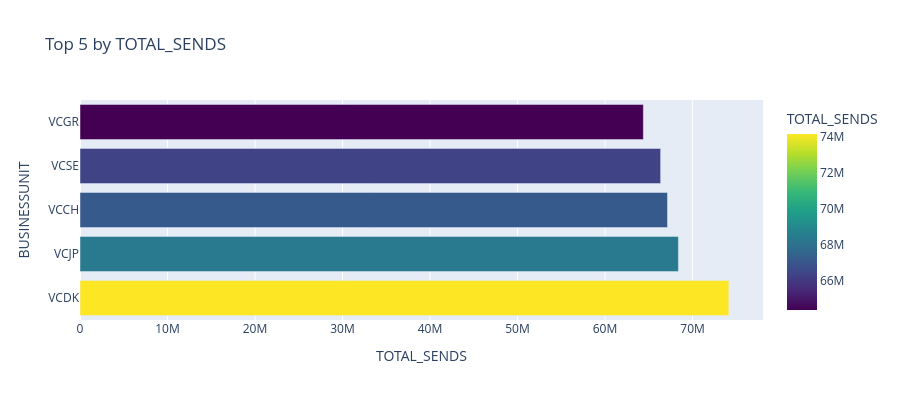

Source (notebook cell):
### Markdown cell above
---

## 🔧 Advanced: Direct Executor Access

For programmatic access or batch processing:

### Code cell
# Example: Run a query programmatically
question = "Show me top 5 markets by sends"

print(f"💬 Question: {question}\n")

result = executor.execute(question)

if result['success']:
    print(f"✅ Query Type: {result['query_type']}")
    print(f"📊 Rows: {result['row_count']}")
    print(f"\n💡 Insights: {result['insights']}")
    print(f"\n📋 Data:")
    print(result['dataframe'].to_string(index=False))
    
    if result['visualization']:
        result['visualization'].show()
else:
    print(f"❌ Error: {result['error']}")

### Figure 1 — Plotly figure (JSON) as saved in the notebook; plotly's stock layout.template omitted (floating-point values rounded to 4 significant figures)
{"data": [{"alignmentgroup": "True", "hovertemplate": "TOTAL_SENDS=%{marker.color}<br>BUSINESSUNIT=%{y}<extra></extra>", "legendgroup": "", "marker": {"color": [74148406, 68384748, 67138253, 66354033, 64377515], "coloraxis": "coloraxis", "pattern": {"shape": ""}}, "name": "", "offsetgroup": "", "orientation": "h", "showlegend": false, "textposition": "auto", "type": "bar", "x": [74148406, 68384748, 67138253, 66354033, 64377515], "xaxis": "x", "y": ["VCDK", "VCJP", "VCCH", "VCSE", "VCGR"], "yaxis": "y"}], "layout": {"barmode": "relative", "coloraxis": {"colorbar": {"title": {"text": "TOTAL_SENDS"}}, "colorscale": [[0, "#440154"], [0.1111, "#482878"], [0.2222, "#3e4989"], [0.3333, "#31688e"], [0.4444, "#26828e"], [0.5556, "#1f9e89"], [0.6667, "#35b779"], [0.7778, "#6ece58"], [0.8889, "#b5de2b"], [1, "#fde725"]]}, "height": 400, "legend": {"tracegroupgap": 0}, "showlegend": false, "title": {"text": "Top 5 by TOTAL_SENDS"}, "xaxis": {"anchor": "y", "domain": [0, 1], "title": {"text": "TOTAL_SENDS"}}, "yaxis": {"anchor": "x", "domain": [0, 1], "title": {"text": "BUSINESSUNIT"}}}}
